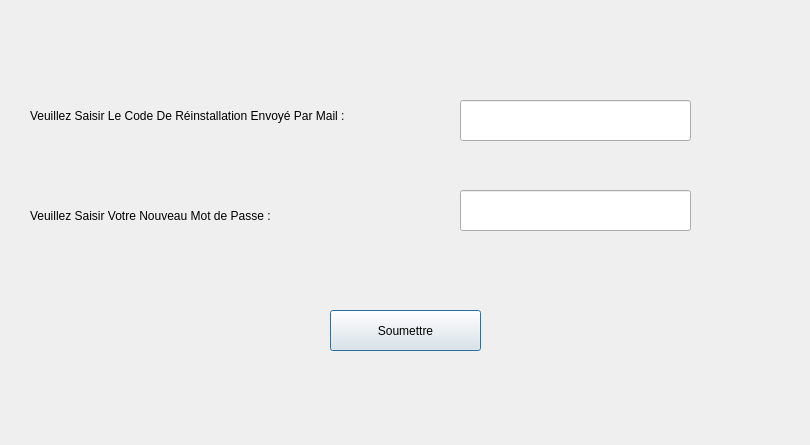
<?xml version="1.0" encoding="UTF-8"?>
<ui version="4.0">
 <class>Reset</class>
 <widget class="QDialog" name="Reset">
  <property name="geometry">
   <rect>
    <x>0</x>
    <y>0</y>
    <width>810</width>
    <height>445</height>
   </rect>
  </property>
  <property name="windowTitle">
   <string>Dialog</string>
  </property>
  <widget class="QLineEdit" name="randcode">
   <property name="geometry">
    <rect>
     <x>460</x>
     <y>100</y>
     <width>231</width>
     <height>41</height>
    </rect>
   </property>
  </widget>
  <widget class="QLabel" name="label">
   <property name="geometry">
    <rect>
     <x>30</x>
     <y>100</y>
     <width>421</width>
     <height>31</height>
    </rect>
   </property>
   <property name="styleSheet">
    <string notr="true">font: 75 12pt &quot;MS Shell Dlg 2&quot;;</string>
   </property>
   <property name="text">
    <string>Veuillez Saisir Le Code De Réinstallation Envoyé Par Mail : </string>
   </property>
  </widget>
  <widget class="QPushButton" name="pushButton">
   <property name="geometry">
    <rect>
     <x>330</x>
     <y>310</y>
     <width>151</width>
     <height>41</height>
    </rect>
   </property>
   <property name="text">
    <string>Soumettre</string>
   </property>
  </widget>
  <widget class="QLabel" name="label_2">
   <property name="geometry">
    <rect>
     <x>30</x>
     <y>190</y>
     <width>361</width>
     <height>51</height>
    </rect>
   </property>
   <property name="styleSheet">
    <string notr="true">font: 75 12pt &quot;MS Shell Dlg 2&quot;;</string>
   </property>
   <property name="text">
    <string>Veuillez Saisir Votre Nouveau Mot de Passe :</string>
   </property>
  </widget>
  <widget class="QLineEdit" name="nvmdp">
   <property name="geometry">
    <rect>
     <x>460</x>
     <y>190</y>
     <width>231</width>
     <height>41</height>
    </rect>
   </property>
  </widget>
 </widget>
 <resources/>
 <connections/>
</ui>
